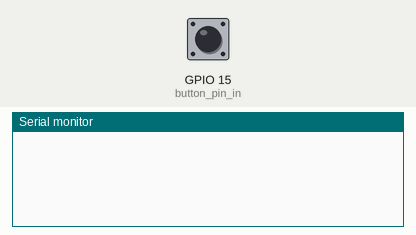
This program was run on a simulated ESP32-S3. Parts: the last lines printed to the serial monitor. The test bench sets the inputs (shaded band); at power-on: GPIO 15 (button_pin_in) HIGH.

Above: at 1.2 s.
1.3 s: GPIO 15 (button_pin_in) pulled LOW for 0.15 s
At 2.2 s:
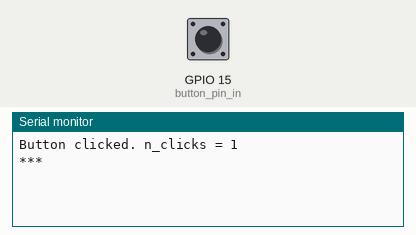
2.9 s: GPIO 15 (button_pin_in) pulled LOW for 1 s
At 3.5 s:
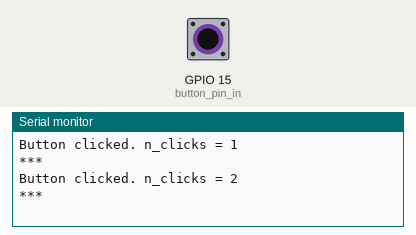
5.4 s: GPIO 15 (button_pin_in) pulled LOW for 0.15 s
At 6.6 s:
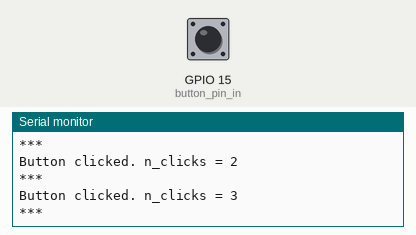

The program:

main.cpp
```cpp
#include <Arduino.h>
#include <atomic>

namespace Parameters {
  static constexpr uint8_t button_pin_in = 15;
  static constexpr uint8_t debounce_delay_ms = 50;
};

volatile bool button_clicked = false;
volatile uint32_t triggered_click_time_ms = 0;
uint32_t accepted_click_time_ms = 0;
uint16_t click_counter = 0;

void buttonPressedInterrupt() {
  button_clicked = true;
  triggered_click_time_ms = millis();
}

void setup() {
	Serial.begin(115200);

  pinMode(Parameters::button_pin_in, INPUT_PULLUP);

  attachInterrupt(digitalPinToInterrupt(Parameters::button_pin_in), buttonPressedInterrupt, FALLING);
}

void loop() {
  // За вимогою завдання, debounce має бути реалізований поза ISR
  if (button_clicked && (triggered_click_time_ms - accepted_click_time_ms) >= Parameters::debounce_delay_ms) {
    ++click_counter;
    accepted_click_time_ms = triggered_click_time_ms;
    Serial.print("Button clicked. n_clicks = ");
    Serial.println(click_counter);
    Serial.println("***");
    button_clicked = false;
  }
}
```

Measured:
- after the input at 1.3 s, the serial monitor: prints a new line at once (image 1)
- after the input at 2.9 s, the serial monitor: prints a new line at once (image 2)
- after the input at 5.4 s, the serial monitor: prints a new line at once (image 3)
